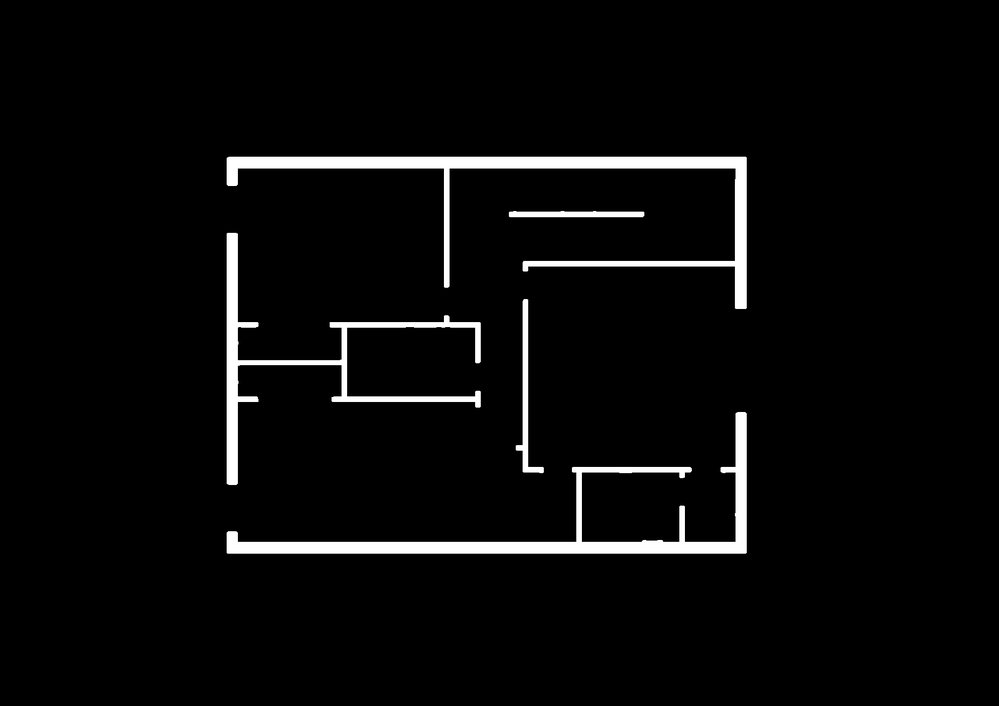
#> input picture preprocessed_images/floor_plan_no_text1.png, 999 x 706 px, shrunk from 1600 x 1131 before the run
$ python line_extraction.py
#> lines starting #> are read from the running program, lines starting #| are printed output that depends on the picture; after the words box and inside, x2 and y2 are one past the last pixel; in counts of white or black regions, pixels touching at a corner belong together
import cv2
import numpy as np
from skimage.morphology import skeletonize

# Load the image
image_path = "preprocessed_images/floor_plan_no_text1.png"
image = cv2.imread(image_path, cv2.IMREAD_GRAYSCALE)
#> image is the input picture: shape (706, 999); min 0, max 255, mean 9.7

# Apply GaussianBlur to smoothen and reduce noise
blurred = cv2.GaussianBlur(image, (5, 5), 0)

# Apply adaptive thresholding to get a binary image
binary = cv2.adaptiveThreshold(blurred, 255, cv2.ADAPTIVE_THRESH_GAUSSIAN_C,
                               cv2.THRESH_BINARY_INV, 11, 2)
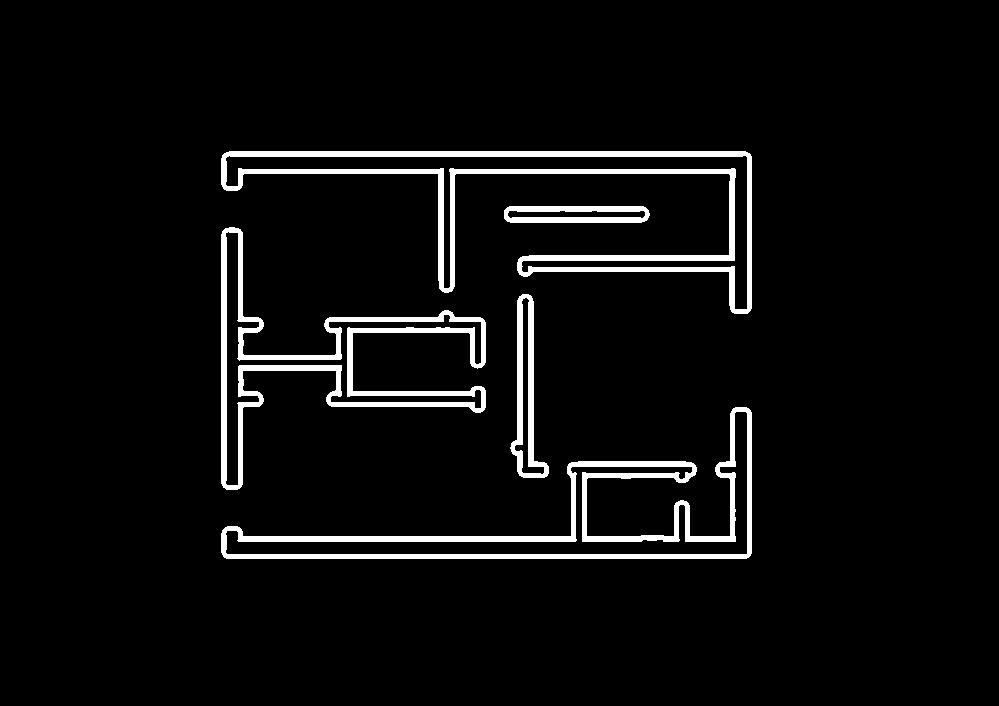
#> binary: shape (706, 999); 4.8% white; 5 white regions, box (x1, y1, x2, y2) and area: (221, 151, 752, 314) 11233, (221, 407, 752, 559) 9744, (221, 227, 486, 490) 8660, (510, 294, 549, 478) 2369, (504, 206, 650, 223) 1711

# Skeletonization to reduce thick lines to single pixel width
skeleton = skeletonize(binary // 255)  # Convert binary to 0-1 before skeletonizing
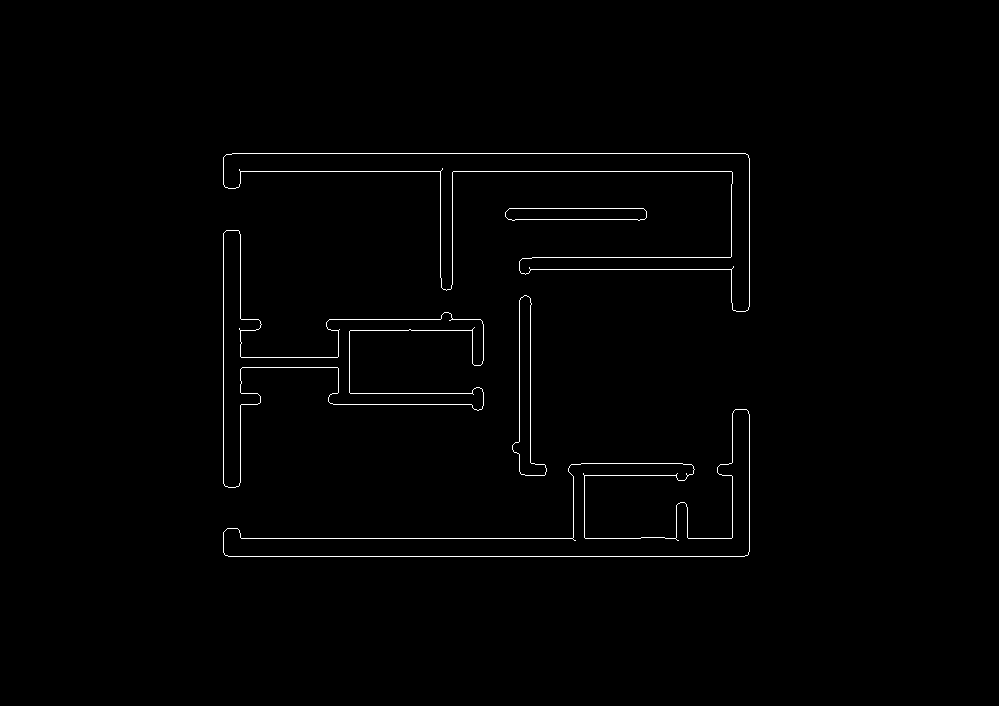
#> skeleton: shape (706, 999) bool; 0.88% white in thin lines or dots, all inside (x1, y1, x2, y2) = (223, 153, 750, 557)
skeleton = (skeleton * 255).astype(np.uint8)  # Convert back to 0-255

# Detect edges using Canny
edges = cv2.Canny(skeleton, 50, 150, apertureSize=3)
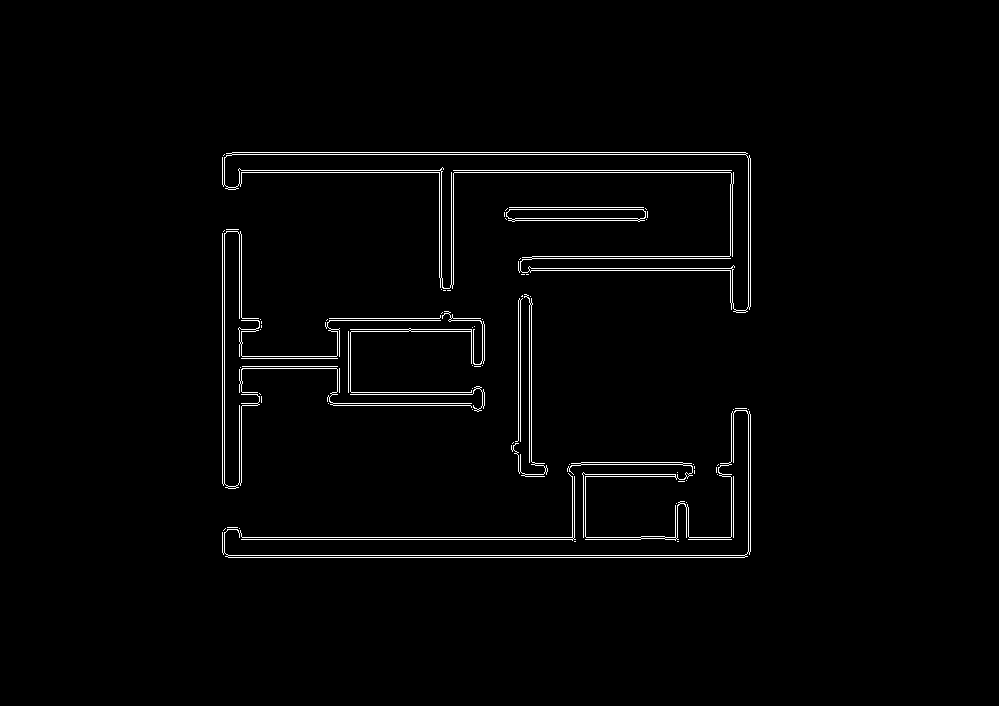
#> edges: shape (706, 999); 1.7% white in thin lines or dots, all inside (x1, y1, x2, y2) = (222, 152, 751, 558)

# Use Hough Line Transform to detect straight lines
lines = cv2.HoughLinesP(edges, 1, np.pi/180, 100, minLineLength=50, maxLineGap=10)
#> lines = 48 rows, first 6: [224, 154, 745, 154], [232, 152, 745, 152], [239, 172, 733, 172], [228, 555, 744, 555], [228, 557, 744, 557], [238, 170, 440, 170]

# Create an output image to draw lines
output = np.zeros_like(image)

# Draw detected lines
if lines is not None:
    for line in lines:
        x1, y1, x2, y2 = line[0]
        cv2.line(output, (x1, y1), (x2, y2), 255, 1)
#> this loop made 48 passes
#> (x1, y1, x2, y2) on passes 1 to 12: (224, 154, 745, 154), (232, 152, 745, 152), (239, 172, 733, 172), (228, 555, 744, 555), (228, 557, 744, 557), (238, 170, 440, 170), (239, 537, 640, 537), (241, 539, 640, 539), (750, 306, 750, 158), (222, 483, 222, 233), (224, 483, 224, 230), (748, 551, 748, 409)
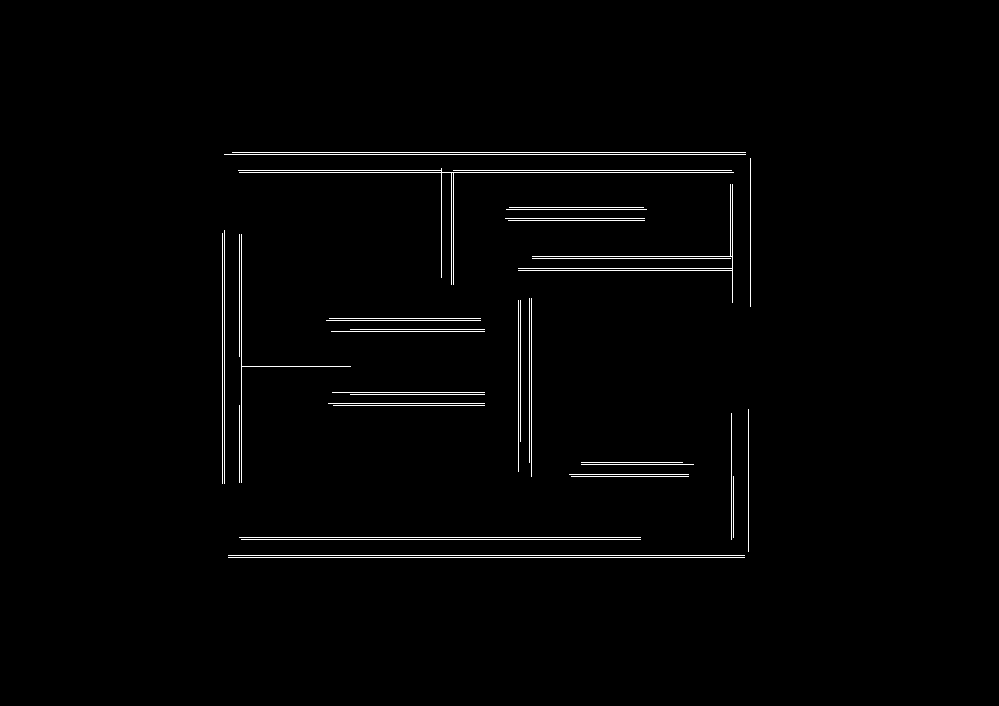
#> output: shape (706, 999); 1.4% white in thin lines or dots, all inside (x1, y1, x2, y2) = (222, 152, 751, 558)

# Save and show the processed image
cv2.imwrite("/mnt/data/extracted_lines.png", output)
cv2.imshow("Extracted Lines", output)
cv2.waitKey(0)
cv2.destroyAllWindows()
